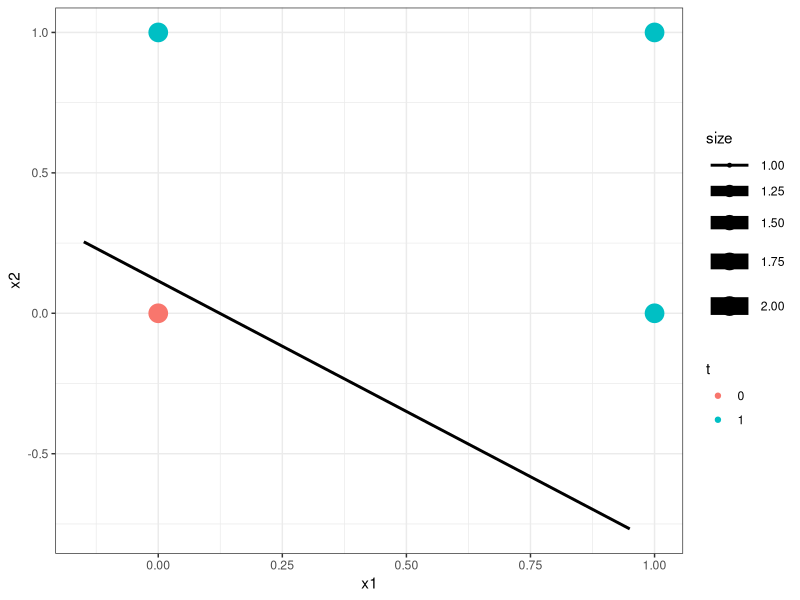
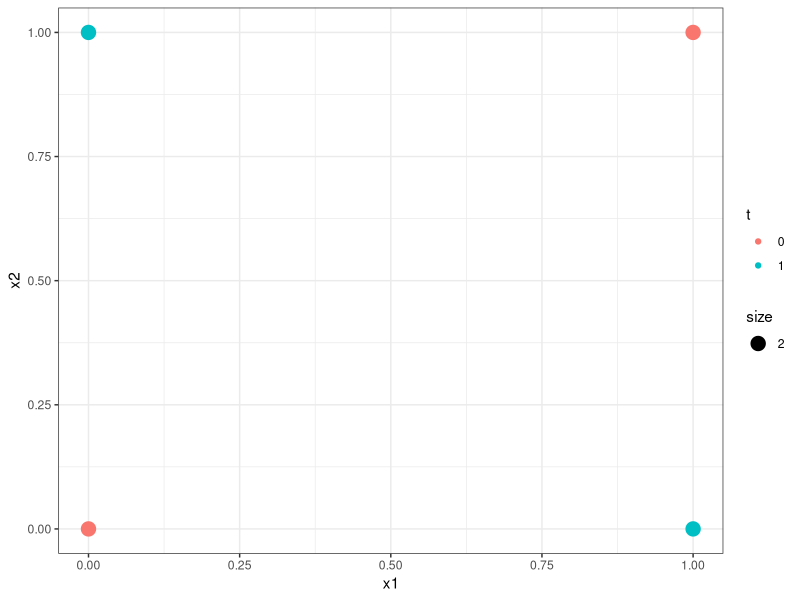

R code for these plots, in order:
library(R6)

logit <- function(x){
  1/(1+exp(-x))
}

LR <- R6Class("LR", 
                      public = list(
                        dim = NULL,
                        n_iter = NULL,
                        learning_rate = NULL,
                        w = NULL,
                        initialize = function(learning_rate = 0.25, n_iter=100, dim=2){
                          self$n_iter <- n_iter
                          self$learning_rate <- learning_rate
                          self$dim <- dim
                          self$w <- matrix(runif(self$dim+1), ncol = self$dim+1)
                        }
                        , forward = function(x){
                          dot_product <- sum(x*self$w)
                          y <- logit(dot_product)
                          return(y)
                        }
                        , backward = function(t,y,x){
                          for(j in 1:ncol(x)){
                            self$w[j] <- self$w[j]+self$learning_rate*(t-y)*x[j]*logit(x[j])*(1-logit(x[j]))
                          }
                          
                        }
                        , train = function(X,t){
                          X <- cbind(-1,X) #add bias term
                          n_examples <- nrow(X)
                          
                          for(iter in 1:self$n_iter){
                            for(i in 1:nrow(X)){
                              y_i <- self$forward(X[i,])
                              self$backward(t[i],y_i, X[i,])
                            }
                            if(iter %% 20 == 0){
                              cat("Iteration: ", iter)
                              print("Weights: ")
                              print(unlist(self$w))  
                            }
                            
                          }
                        }
                        , predict = function(X){
                          X <- cbind(-1,X) #add bias
                          preds <- c()
                          for(i in 1:nrow(X)){
                            preds[i] <- self$forward(X[i,])
                          }
                          return(preds)
                        }
                      )
)


###########################################################################
#################
#################   TEST
#################
###########################################################################
x1 <- c(0,0,1,1)
x2 <- c(0,1,0,1)
t <- c(0,1,1,1)
X <- data.frame(x1=x1, x2=x2)

lr <- LR$new(n_iter=100, dim=ncol(X))
lr
lr$train(X,t)
lr$w
lr$predict(X)


df <- as.data.frame(X)
df$t <- as.factor(t)


# Get the line
w0 <- as.numeric(lr$w[1])
w1 <- as.numeric(lr$w[2])
w2 <- as.numeric(lr$w[3])

x1_vals <- seq(-0.15,1,0.1)
x2_vals <- (w0-w1*x1_vals)/w2
boundary <- data.frame(x1_vals=x1_vals, x2_vals=x2_vals)


## Plot decision boundary
library(ggplot2)
ggplot()+geom_point(data=df, aes(x=x1,y=x2, color=t, size=2))+geom_line(data=boundary, aes(x=x1_vals, y=x2_vals, size=1))+theme_bw()



#That's all very nice, but what abou the XOR? Not linearly separable

xor <- data.frame(x1=c(0,0,1,1), x2=c(0,1,0,1), t = c(0,1,1,0))
lr$train(xor[,1:2],xor[,3])
lr$predict(xor[,1:2])

xor$t <- as.factor(xor$t)
ggplot()+geom_point(data=xor, aes(x=x1,y=x2, color=t, size=2))+theme_bw()
